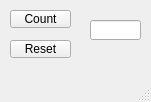
<?xml version="1.0" encoding="UTF-8"?>
<ui version="4.0">
 <class>MainWindow</class>
 <widget class="QMainWindow" name="MainWindow">
  <property name="geometry">
   <rect>
    <x>0</x>
    <y>0</y>
    <width>151</width>
    <height>102</height>
   </rect>
  </property>
  <property name="windowTitle">
   <string>MainWindow</string>
  </property>
  <widget class="QWidget" name="centralwidget">
   <widget class="QPushButton" name="countButton">
    <property name="geometry">
     <rect>
      <x>10</x>
      <y>10</y>
      <width>61</width>
      <height>18</height>
     </rect>
    </property>
    <property name="text">
     <string>Count</string>
    </property>
   </widget>
   <widget class="QPushButton" name="resetButton">
    <property name="geometry">
     <rect>
      <x>10</x>
      <y>40</y>
      <width>61</width>
      <height>18</height>
     </rect>
    </property>
    <property name="text">
     <string>Reset</string>
    </property>
   </widget>
   <widget class="QLineEdit" name="numberLineEdit">
    <property name="geometry">
     <rect>
      <x>90</x>
      <y>20</y>
      <width>51</width>
      <height>20</height>
     </rect>
    </property>
    <property name="text">
     <string/>
    </property>
   </widget>
  </widget>
  <widget class="QMenuBar" name="menubar">
   <property name="geometry">
    <rect>
     <x>0</x>
     <y>0</y>
     <width>151</width>
     <height>17</height>
    </rect>
   </property>
  </widget>
  <widget class="QStatusBar" name="statusbar"/>
 </widget>
 <resources/>
 <connections/>
</ui>
